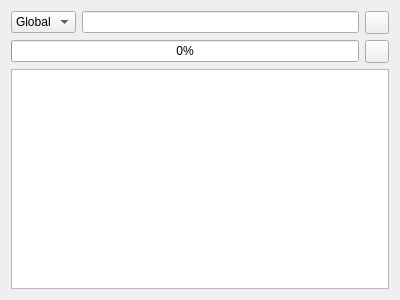
<?xml version="1.0" encoding="UTF-8"?>
<ui version="4.0">
 <class>SearchPage</class>
 <widget class="QWidget" name="SearchPage">
  <property name="geometry">
   <rect>
    <x>0</x>
    <y>0</y>
    <width>400</width>
    <height>300</height>
   </rect>
  </property>
  <layout class="QVBoxLayout" name="verticalLayout">
   <item>
    <layout class="QGridLayout" name="gridLayout">
     <item row="0" column="2">
      <widget class="QToolButton" name="m_search">
       <property name="toolButtonStyle">
        <enum>Qt::ToolButtonTextBesideIcon</enum>
       </property>
      </widget>
     </item>
     <item row="1" column="2">
      <widget class="QToolButton" name="m_cancel">
       <property name="toolButtonStyle">
        <enum>Qt::ToolButtonTextBesideIcon</enum>
       </property>
      </widget>
     </item>
     <item row="0" column="1">
      <widget class="QLineEdit" name="m_searchEdit"/>
     </item>
     <item row="0" column="0">
      <widget class="QComboBox" name="m_searchTypeCombo">
       <item>
        <property name="text">
         <string>Global</string>
        </property>
       </item>
       <item>
        <property name="text">
         <string>Local</string>
        </property>
       </item>
       <item>
        <property name="text">
         <string>Kad</string>
        </property>
       </item>
      </widget>
     </item>
     <item row="1" column="0" colspan="2">
      <widget class="QProgressBar" name="m_progress">
       <property name="value">
        <number>0</number>
       </property>
      </widget>
     </item>
    </layout>
   </item>
   <item>
    <widget class="QTreeView" name="m_searchListView">
     <property name="contextMenuPolicy">
      <enum>Qt::CustomContextMenu</enum>
     </property>
     <property name="editTriggers">
      <set>QAbstractItemView::NoEditTriggers</set>
     </property>
     <property name="alternatingRowColors">
      <bool>true</bool>
     </property>
     <property name="rootIsDecorated">
      <bool>false</bool>
     </property>
     <property name="uniformRowHeights">
      <bool>true</bool>
     </property>
     <property name="sortingEnabled">
      <bool>true</bool>
     </property>
    </widget>
   </item>
  </layout>
 </widget>
 <resources/>
 <connections/>
</ui>
